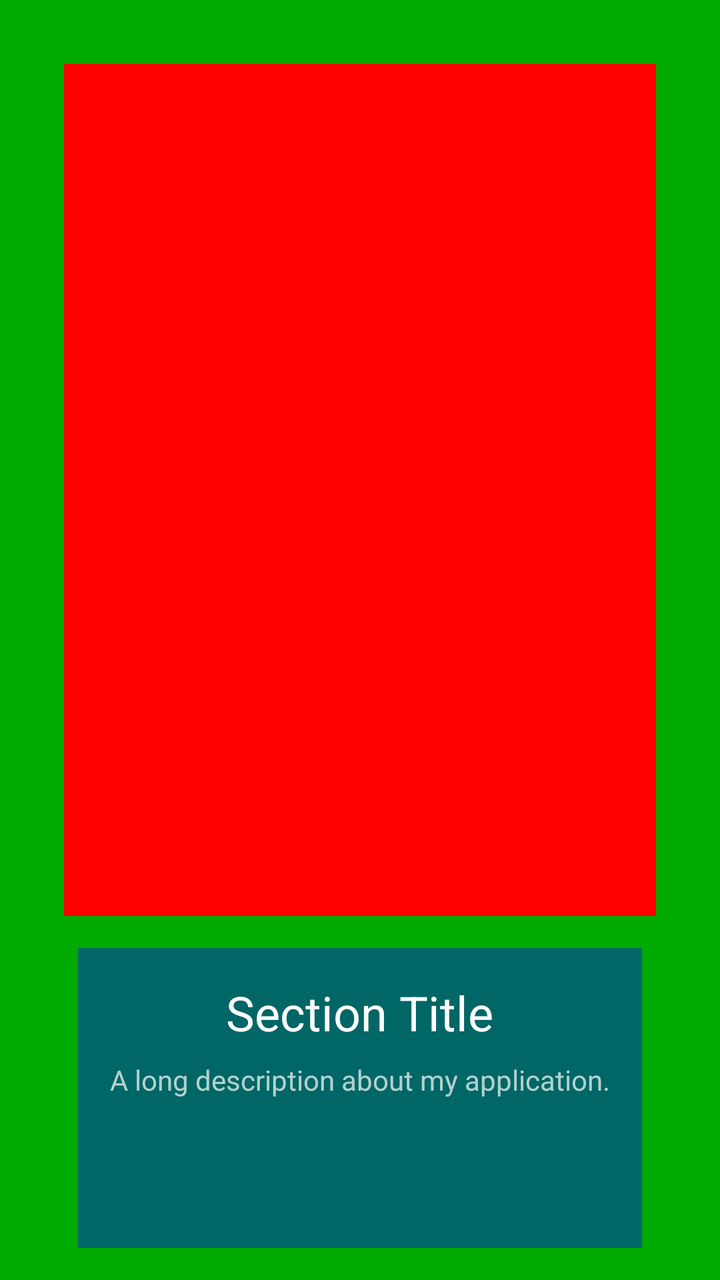
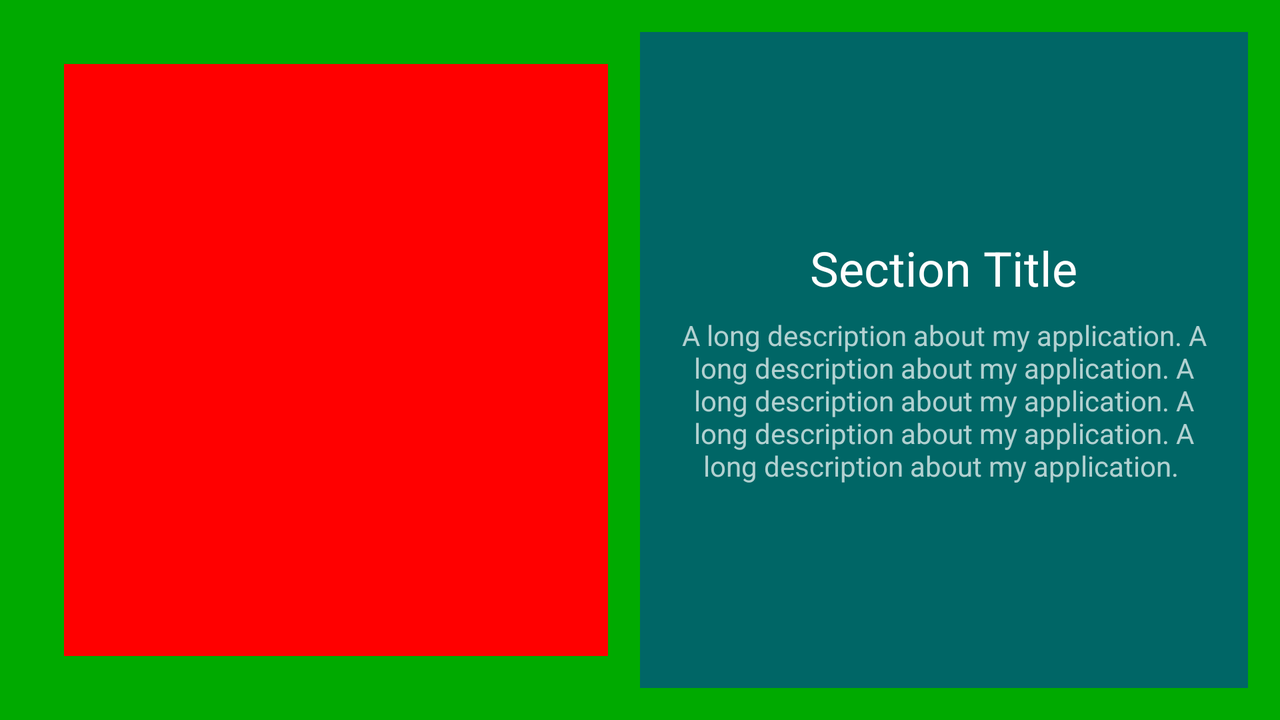

One screen, two layout resources from the same app: the default and the repository's alternative for another configuration. Each is rendered where Android would select it; the XML of both is given below.
<!-- AndroidManifest.xml: application theme AppTheme -->
<!-- res/layout/fragment_onboarder.xml -->
<?xml version="1.0" encoding="utf-8"?>
<RelativeLayout xmlns:android="http://schemas.android.com/apk/res/android"
                xmlns:tools="http://schemas.android.com/tools"
                android:layout_width="match_parent"
                android:layout_height="match_parent"
                android:padding="@dimen/activity_margin"
                tools:background="#00AA00">


    <FrameLayout
            android:layout_width="match_parent"
            android:layout_height="match_parent"
            android:layout_above="@+id/linlayText"
            android:layout_alignParentTop="true"
            android:layout_margin="@dimen/activity_margin"
            tools:background="#FF0000">


        <ImageView
                android:id="@+id/iv_onboarder_image"
                android:layout_width="wrap_content"
                android:layout_height="wrap_content"
                android:layout_gravity="bottom|center_horizontal"
                android:adjustViewBounds="true"
                android:contentDescription="@null"
                android:scaleType="fitCenter"
                tools:background="@drawable/ic_arrow_forward_white_24dp" />
    </FrameLayout>

    <LinearLayout
            android:id="@+id/linlayText"
            android:layout_width="wrap_content"
            android:layout_height="wrap_content"
            android:layout_alignParentBottom="true"
            android:layout_centerHorizontal="true"
            android:gravity="top|center_horizontal"
            android:minHeight="@dimen/text_section_min_height"
            android:orientation="vertical"
            android:padding="@dimen/activity_margin"
            tools:background="#660000FF">

        <TextView
                android:id="@+id/tv_onboarder_title"
                style="@style/TextAppearance.AppCompat.Headline"
                android:layout_width="wrap_content"
                android:layout_height="wrap_content"
                android:textColor="@color/white"
                tools:text="Section Title" />

        <TextView
                android:id="@+id/tv_onboarder_description"
                style="@style/TextAppearance.AppCompat.Body1"
                android:layout_width="wrap_content"
                android:layout_height="wrap_content"
                android:layout_marginTop="@dimen/margin_between_title_and_description"
                android:alpha="0.7"
                android:gravity="center"
                android:textColor="@color/white"
                tools:text="A long description about my application." />
    </LinearLayout>
</RelativeLayout>
<!-- resources referenced by this layout -->
<resources>
  <color name="white">@android:color/white</color>
  <dimen name="activity_margin">16dp</dimen>
  <dimen name="margin_between_title_and_description">8dp</dimen>
  <dimen name="text_section_min_height">150dp</dimen>
  <style name="AppTheme" parent="Theme.AppCompat.Light.DarkActionBar">
          
          <item name="colorPrimary">@color/colorPrimary</item>
          <item name="colorPrimaryDark">@color/colorPrimaryDark</item>
          <item name="colorAccent">@color/colorAccent</item>
      </style>
  <color name="colorPrimary">#00E676</color>
  <color name="colorPrimaryDark">#00b248</color>
  <color name="colorAccent">#00E676</color>
</resources>
<!-- res/layout-land/fragment_onboarder.xml (the repository's variant of the layout above) -->
<!-- drawn on the phone turned sideways -->
<?xml version="1.0" encoding="utf-8"?>
<LinearLayout
        xmlns:android="http://schemas.android.com/apk/res/android"
        xmlns:tools="http://schemas.android.com/tools"
        android:layout_width="match_parent"
        android:layout_height="match_parent"
        android:padding="@dimen/activity_margin"
        tools:background="#00AA00"
>
    <FrameLayout
            android:layout_width="match_parent"
            android:layout_height="match_parent"
            android:layout_margin="@dimen/activity_margin"
            android:layout_weight="1"
            tools:background="#FF0000"
    >
        <ImageView
                android:id="@+id/iv_onboarder_image"
                android:layout_width="wrap_content"
                android:layout_height="wrap_content"
                android:layout_gravity="center"
                android:adjustViewBounds="true"
                android:scaleType="fitCenter"
                android:contentDescription="@null"
                tools:background="@drawable/ic_arrow_forward_white_24dp"
        />
    </FrameLayout>

    <LinearLayout
            android:id="@+id/linlayText"
            android:layout_width="match_parent"
            android:layout_height="match_parent"
            android:layout_weight="1"
            android:gravity="center"
            android:orientation="vertical"
            android:padding="@dimen/activity_margin"
            tools:background="#660000FF"
    >
        <TextView
                android:id="@+id/tv_onboarder_title"
                style="@style/TextAppearance.AppCompat.Headline"
                android:layout_width="wrap_content"
                android:layout_height="wrap_content"
                android:textColor="@color/white"
                tools:text="Section Title"
        />

        <TextView
                android:id="@+id/tv_onboarder_description"
                style="@style/TextAppearance.AppCompat.Body1"
                android:layout_width="wrap_content"
                android:layout_height="wrap_content"
                android:layout_marginTop="@dimen/margin_between_title_and_description"
                android:alpha="0.7"
                android:gravity="center"
                android:textColor="@color/white"
                tools:text="A long description about my application. A long description about my application. A long description about my application. A long description about my application. A long description about my application. "
        />
    </LinearLayout>
</LinearLayout>
<!-- resources referenced by the variant -->
<!-- as the phone turned sideways resolves them -->
<resources>
  <color name="white">@android:color/white</color>
  <dimen name="activity_margin">16dp</dimen>
  <dimen name="margin_between_title_and_description">8dp</dimen>
  <style name="AppTheme" parent="Theme.AppCompat.Light.DarkActionBar">
          
          <item name="colorPrimary">@color/colorPrimary</item>
          <item name="colorPrimaryDark">@color/colorPrimaryDark</item>
          <item name="colorAccent">@color/colorAccent</item>
      </style>
  <color name="colorPrimary">#00E676</color>
  <color name="colorPrimaryDark">#00b248</color>
  <color name="colorAccent">#00E676</color>
</resources>
